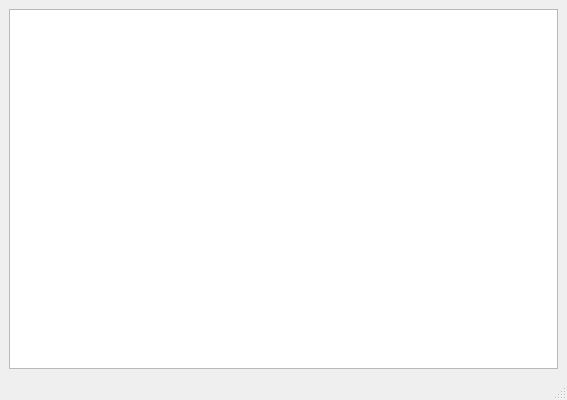
<?xml version="1.0" encoding="UTF-8"?>
<ui version="4.0">
 <class>student_list</class>
 <widget class="QMainWindow" name="student_list">
  <property name="geometry">
   <rect>
    <x>0</x>
    <y>0</y>
    <width>567</width>
    <height>400</height>
   </rect>
  </property>
  <property name="windowTitle">
   <string>学生列表</string>
  </property>
  <widget class="QWidget" name="centralwidget">
   <layout class="QVBoxLayout" name="verticalLayout">
    <item>
     <widget class="QListWidget" name="list_stu">
      <property name="viewMode">
       <enum>QListView::IconMode</enum>
      </property>
     </widget>
    </item>
   </layout>
  </widget>
  <widget class="QMenuBar" name="menubar">
   <property name="geometry">
    <rect>
     <x>0</x>
     <y>0</y>
     <width>567</width>
     <height>31</height>
    </rect>
   </property>
  </widget>
  <widget class="QStatusBar" name="statusbar"/>
 </widget>
 <resources/>
 <connections/>
</ui>
